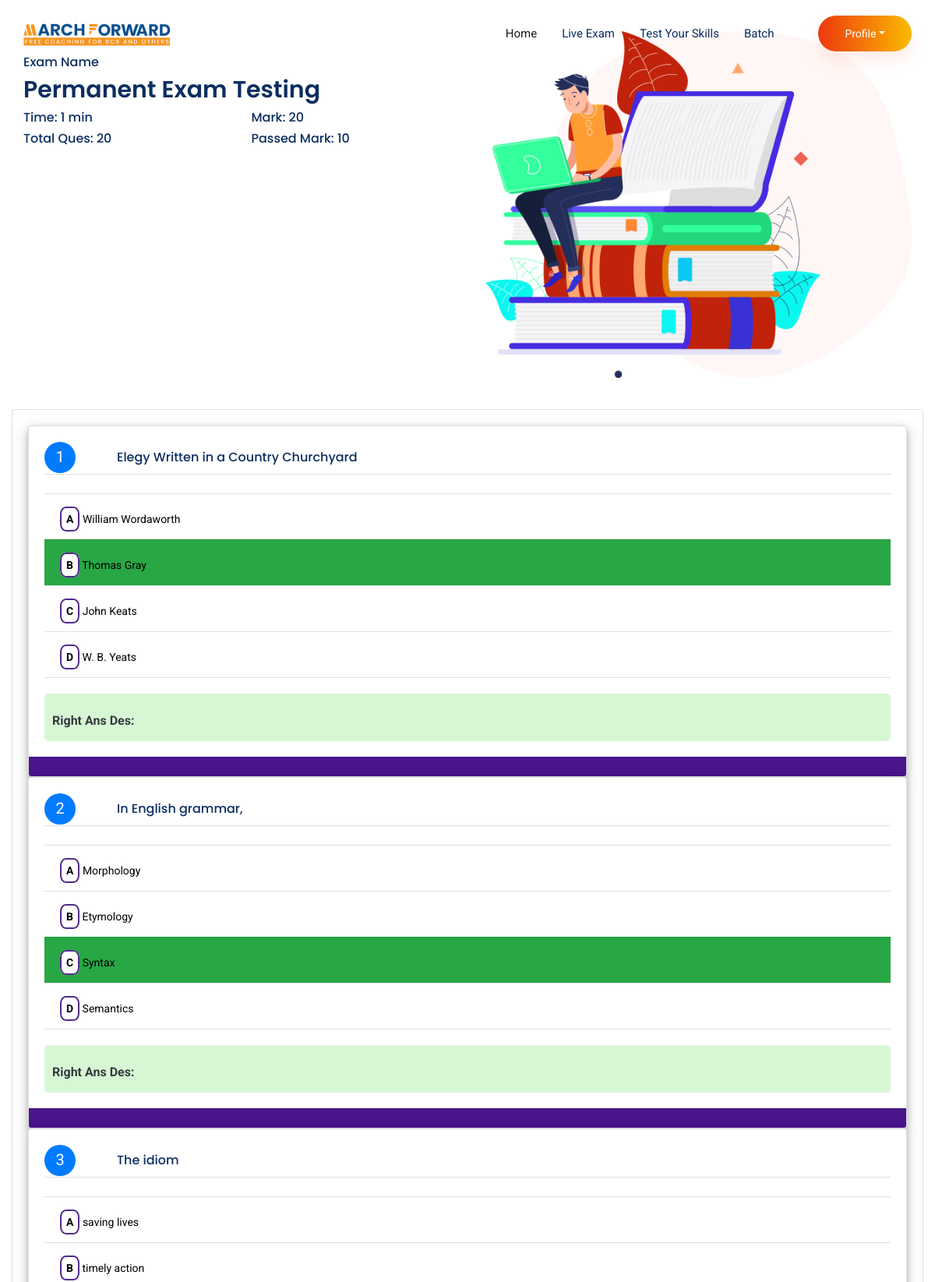
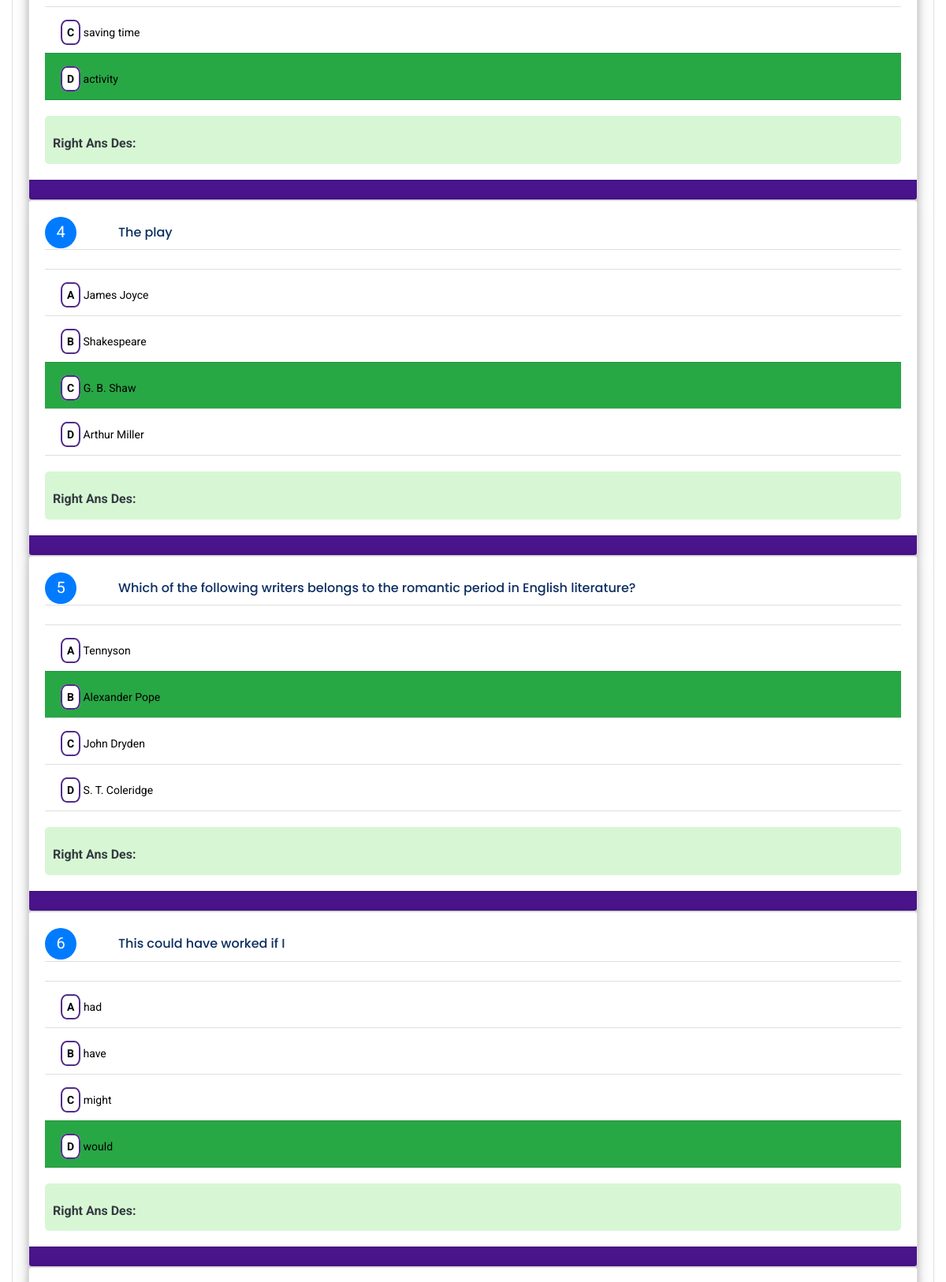
Page /exam-end-questions.php?examID=3 (upper part) on the committed database (2 pictures, top to bottom).
### tables this page shows
CREATE TABLE `exam` (
  `id` int(100) NOT NULL,
  `courseID` int(100) NOT NULL,
  `name` varchar(1000) NOT NULL,
  `examTime` int(10) NOT NULL,
  `examStatus` varchar(100) NOT NULL,
  `scheduleDate` varchar(255) NOT NULL,
  `scheduleTime` varchar(100) NOT NULL,
  `examEndTime` varchar(100) NOT NULL,
  `total_mark` varchar(255) NOT NULL,
  `passed_mark` varchar(255) NOT NULL,
  `minQuestionNum` int(100) NOT NULL,
  `maxQuestionNum` int(100) NOT NULL,
  `StartingAction` int(10) NOT NULL,
  `action` varchar(255) NOT NULL,
  `date` timestamp NOT NULL DEFAULT CURRENT_TIMESTAMP ON UPDATE CURRENT_TIMESTAMP
);

CREATE TABLE `questions` (
  `id` int(100) NOT NULL,
  `examID` int(100) NOT NULL,
  `questionName` varchar(5000) NOT NULL,
  `question_number` int(11) NOT NULL,
  `firstOptn` varchar(2000) NOT NULL,
  `secondOptn` varchar(2000) NOT NULL,
  `thirdOptn` varchar(2000) NOT NULL,
  `fourthOptn` varchar(2000) NOT NULL,
  `rightAns` int(5) NOT NULL,
  `mark` varchar(10) NOT NULL,
  `negativeMark` varchar(10) NOT NULL,
  `rightAnsDes` text NOT NULL,
  `date` timestamp NOT NULL DEFAULT CURRENT_TIMESTAMP ON UPDATE CURRENT_TIMESTAMP
);

### backend/functions.php (called while the page is built, shortened)
<?php
include("config.php");
function query($sql){
	global $connection;
	return mysqli_query($connection, $sql);
}
function fetch_array($array){
    return mysqli_fetch_array($array);
}
 ?>

### exam-end-questions.php (the view, shortened to what this page needs)
<?php include ("student-header.php");?>
<?
    $examID = $_GET['examID'];
    $query_exam=query("SELECT * FROM `exam` WHERE action='SHOW' AND id='$examID'");
    $row_exam=fetch_array($query_exam);
    $total_mark = $row_exam['total_mark'];
    $exName=$row_exam['name'];
    $maxQuestionNum = $row_exam['maxQuestionNum'];
   $passed_mark = $row_exam['passed_mark'];
   $examTime = $row_exam['examTime'];
?>
<section class="advance_feature" id="examMainStart">
        <div class="container">
            <div class="row align-items-sm-center align-items-xl-stretch">
                <div class="col-md-6 col-lg-6">
                    <div class="learning_member_text">
                        <h5>Exam Name</h5>
                        <h2><?php echo $exName; ?></h2>
                        <div class="row">
                            <div class="col-sm-6 col-md-12 col-lg-6 col-6">
                                <div class="learning_member_text_iner">
                                    <h5>Time: <?php echo $examTime; ?> min</h5>
                                </div>
                            </div>
                            <div class="col-sm-6 col-md-12 col-lg-6 col-6">
                                <div class="learning_member_text_iner">
                                    <h5>Mark: <?php echo $total_mark; ?></h5>
                                </div>
                            </div>
                        </div>
                        <div class="row">
                            <div class="col-sm-6 col-md-12 col-lg-6 col-6">
                                <div class="learning_member_text_iner">
                                    <h5>Total Ques: <?php echo $maxQuestionNum; ?></h5>
                                </div>
                            </div>
                            <div class="col-sm-6 col-md-12 col-lg-6 col-6">
                                <div class="learning_member_text_iner">
                                    <h5>Passed Mark: <?php echo $passed_mark; ?></h5>
                                </div>
                            </div>
                        </div>
                    </div>
                </div>
                <div class="col-lg-6 col-md-6">
                    <div class="learning_img">
                        <img src="img/advance_feature_img.png" alt="">
                    </div>
                </div>
            </div>
        </div>
    </section>
            <section class="content">
              <div class="container-fluid">
                <div class="row" id="questionTable">
                  <div class="col-12">
                    <div class="card" >
                      <div class="card-body">
                          <form method="POST" action="" name="MCQuestion">
                          <div class="row">
                              <?php
                                $examID = $_GET['examID'];
                                $query_exam=query("SELECT * FROM `exam` WHERE action='SHOW' AND id='$examID'");
                                $row_exam=fetch_array($query_exam);
                                $exam_id=$row_exam['id'];
                                $query_question=query("select * from questions where examID='$exam_id'");
                                $rows = mysqli_num_rows($query_question);
                                if($rows > 0)
                                {
                                    while($question_row=fetch_array($query_question))
                                    {
                                        ?>
                                        <div class="col-md-12">
                                                <div class="card" style="box-shadow: 0 4px 8px 0 rgba(0, 0, 0, 0.2), 0 6px 20px 0 rgba(0, 0, 0, 0.19);">
                                                  <div class="card-body">
                                                      <div class="row">
                                                            <div class="col-md-1 col-1">
                                                                <div style="height: 40px; width: 40px; background-color: #007BFF; border-radius: 30px; text-align:center;"><p style="font-size: 20px; color: white;"><?php echo $question_row['question_number']?></p></div>
                                                            </div>
                                                            <div class="col-md-11 col-11 qes">
                                                                <h5 class="card-title text-bold" style="margin-top: 10px;"><?php echo $question_row['questionName']?></h5>
                                                            </div>
                                                        </div>
                                                                <ul class="list-group list-group-flush">
                                                                    <li class="list-group-item"></li>
                                                                    <li class="list-group-item <?php if($question_row['rightAns'] == 1){ echo "bg-success";}?>"><p style="margin-top: 7px; text-align:justify; color: #000;"><b style="background-color: #fff; border: 2px solid #512B8B; padding: 6px; color: #000; border-radius: 30%;">A</b> <?php echo $question_row['firstOptn']?></p></li>
                                                                    <li class="list-group-item <?php if($question_row['rightAns'] == 2){ echo "bg-success";}?>"><p style="margin-top: 7px; text-align:justify; color: #000;"><b style="background-color: #fff; border: 2px solid #512B8B; padding: 6px; color: #000; border-radius: 30%;">B</b> <?php echo $question_row['secondOptn']?></p></li>
                                                                    <li class="list-group-item <?php if($question_row['rightAns'] == 3){ echo "bg-success";}?>"><p style="margin-top: 7px; text-align:justify; color: #000;"><b style="background-color: #fff; border: 2px solid #512B8B; padding: 6px; color: #000; border-radius: 30%;">C</b> <?php echo $question_row['thirdOptn']?></p></li>
                                                                    <li class="list-group-item <?php if($question_row['rightAns'] == 4){ echo "bg-success";}?>"><p style="margin-top: 7px; text-align:justify; color: #000;"><b style="background-color: #fff; border: 2px solid #512B8B; padding: 6px; color: #000; border-radius: 30%;">D</b> <?php echo $question_row['fourthOptn']?></p></li>
                                                                  </ul><br>
                                                                  <div style=" background-color: #D7F7D4; padding: 10px;  border-radius: 5px;">
                                                                  <p style="font-size: 16px;margin-top:10px;text-align: justify;"><b class="text-dark">Right Ans Des: </b><?php echo $rowOfQuestions['rightAnsDes']?></p>
                                                                  </div>
                                                  </div>
                                                  <div class="card-footer" style="background-color:#4a148c;color:#fff;">
                                                  </div>
                                                </div>
                                            </div>
                                        <?php
                                    }
                                }
                              ?>
                        </div>
                      </div>
                  </div>
                </div>
              </div>
            </section>
<?php include ("student-footer.php");?>

### exam-end-questions.php (style rules this page uses)
#questionTable { margin-top: -80px !important; }

### rows in the picture
exam: name "Permanent Exam Testing", examTime "1", total_mark "20", maxQuestionNum "20", passed_mark "10"
questions: question_number "1", questionName "Elegy Written in a Country Churchyard", firstOptn "William Wordaworth", secondOptn "Thomas Gray", thirdOptn "John Keats", fourthOptn "W. B. Yeats"
questions: question_number "2", questionName "In English grammar,", firstOptn "Morphology", secondOptn "Etymology", thirdOptn "Syntax", fourthOptn "Semantics"
questions: question_number "3", questionName "The idiom", firstOptn "saving lives", secondOptn "timely action", thirdOptn "saving time", fourthOptn "activity"
questions: question_number "4", questionName "The play", firstOptn "James Joyce", secondOptn "Shakespeare", thirdOptn "G. B. Shaw", fourthOptn "Arthur Miller"
questions: question_number "5", questionName "Which of the following writers belongs to the romantic period in English literature?", firstOptn "Tennyson", secondOptn "Alexander Pope", thirdOptn "John Dryden", fourthOptn "S. T. Coleridge"
questions: question_number "6", questionName "This could have worked if I", firstOptn "had", secondOptn "have", thirdOptn "might", fourthOptn "would"
